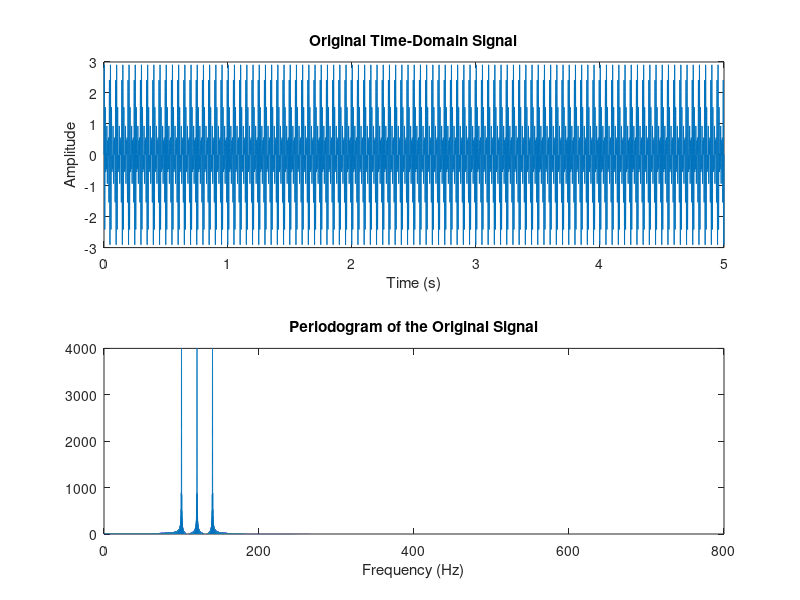

Source code (MATLAB): (Note: this script raises an error after producing the figure.)
%% PRACTICE 12.4. Use of All Basic Filters

clc; close all; clear all;
%% Generation of a Three-Tone Signal
Fmax = 160;
Fs = 10 * Fmax;
t = 0:1/Fs:5;
x = sin(2*pi*100*t) + ...
    sin(2*pi*120*t) + ...
    sin(2*pi*140*t);
subplot(2,1,1)
plot(t, x)
title('Original Time-Domain Signal')
xlabel('Time (s)')
ylabel('Amplitude')
%% Frequency Domain
N = length(x);
FACTOR = 256;
nFFT = 2^ceil(log2(N)) * FACTOR; % FFT length calculation
X = fft(x, nFFT);
% Magnitude of the FFT (Periodogram)
Periodogram = abs(X);
% Frequency axis
f = linspace(0, Fs, nFFT);
subplot(2,1,2)
plot(f, Periodogram)
axis([0 Fs/2 0 max(Periodogram)])
xlabel('Frequency (Hz)')
title('Periodogram of the Original Signal')

%% REQUESTED FILTERS
order = 50;
% 1) LOW-PASS FILTER: passes only the 100 Hz component
f1 = [0 110 115 (Fs/2)] / (Fs/2);
m1 = [1 1 0 0];
[b1, a1] = yulewalk(order, f1, m1);

% 2) BAND-PASS FILTER: passes only the 120 Hz component
f2 = [0 110 115 125 130 (Fs/2)] / (Fs/2);
m2 = [0 0 1 1 0 0];
[b2, a2] = yulewalk(order, f2, m2);

% 3) HIGH-PASS FILTER: passes only the 140 Hz component
f3 = [0 125 130 (Fs/2)] / (Fs/2);
m3 = [0 0 1 1];
[b3, a3] = yulewalk(order, f3, m3);

% 4) BAND-STOP (NOTCH) FILTER: eliminates only the 120 Hz component
f4 = [0 110 115 125 130 (Fs/2)] / (Fs/2);
m4 = [1 1 0 0 1 1];
[b4, a4] = yulewalk(order, f4, m4);

%% Ideal vs Designed Frequency Responses
w = (1:256)/256;
h1 = freqz(b1, a1, 256);
h2 = freqz(b2, a2, 256);
h3 = freqz(b3, a3, 256);
h4 = freqz(b4, a4, 256);
figure
subplot(2,2,1)
hold on
plot(f1, m1, 'k')
plot(w, abs(h1), 'r')
xlabel('Normalized Frequency')
ylabel('Gain')
title('Low-Pass Filter (Ideal vs Designed), Order = 50')
legend('Ideal', 'Designed')
grid minor
subplot(2,2,2)
hold on
plot(f2, m2, 'k')
plot(w, abs(h2), 'r')
xlabel('Normalized Frequency')
ylabel('Gain')
title('Band-Pass Filter (Ideal vs Designed), Order = 50')
legend('Ideal', 'Designed')
grid minor
subplot(2,2,3)
hold on
plot(f3, m3, 'k')
plot(w, abs(h3), 'r')
xlabel('Normalized Frequency')
ylabel('Gain')
title('High-Pass Filter (Ideal vs Designed), Order = 50')
legend('Ideal', 'Designed')
grid minor
subplot(2,2,4)
hold on
plot(f4, m4, 'k')
plot(w, abs(h4), 'r')
xlabel('Normalized Frequency')
ylabel('Gain')
title('Band-Stop Filter (Ideal vs Designed), Order = 50')
legend('Ideal', 'Designed')
grid minor

%% Filtered Signals Using filter()
filtered_1 = filter(b1, a1, x);
filtered_2 = filter(b2, a2, x);
filtered_3 = filter(b3, a3, x);
filtered_4 = filter(b4, a4, x);
%% Frequency-Domain Verification
X1 = fft(filtered_1, nFFT);
P1 = abs(X1);
X2 = fft(filtered_2, nFFT);
P2 = abs(X2);
X3 = fft(filtered_3, nFFT);
P3 = abs(X3);
X4 = fft(filtered_4, nFFT);
P4 = abs(X4);
figure
subplot(2,2,1)
plot(f, P1)
axis([0 Fs/2 0 max(P1)])
xlabel('Frequency (Hz)')
title('Periodogram of Filtered Signal 1')
subplot(2,2,2)
plot(f, P2)
axis([0 Fs/2 0 max(P2)])
xlabel('Frequency (Hz)')
title('Periodogram of Filtered Signal 2')
subplot(2,2,3)
plot(f, P3)
axis([0 Fs/2 0 max(P3)])
xlabel('Frequency (Hz)')
title('Periodogram of Filtered Signal 3')
subplot(2,2,4)
plot(f, P4)
axis([0 Fs/2 0 max(P4)])
xlabel('Frequency (Hz)')
title('Periodogram of Filtered Signal 4')
%% Time-Domain Results
figure
subplot(2,2,1)
plot(t, filtered_1)
title('Filtered Signal 1')
xlabel('Time (s)')
ylabel('Amplitude')
grid minor
subplot(2,2,2)
plot(t, filtered_2)
title('Filtered Signal 2')
xlabel('Time (s)')
ylabel('Amplitude')
grid minor
subplot(2,2,3)
plot(t, filtered_3)
title('Filtered Signal 3')
xlabel('Time (s)')
ylabel('Amplitude')
grid minor
subplot(2,2,4)
plot(t, filtered_4)
title('Filtered Signal 4')
xlabel('Time (s)')
ylabel('Amplitude')
grid minor
